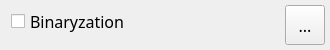
<?xml version="1.0" encoding="UTF-8"?>
<ui version="4.0">
 <class>PretreatmentModuleItem</class>
 <widget class="QWidget" name="PretreatmentModuleItem">
  <property name="geometry">
   <rect>
    <x>0</x>
    <y>0</y>
    <width>330</width>
    <height>50</height>
   </rect>
  </property>
  <property name="font">
   <font>
    <family>微软雅黑</family>
    <pointsize>12</pointsize>
   </font>
  </property>
  <property name="windowTitle">
   <string>Form</string>
  </property>
  <property name="layoutDirection">
   <enum>Qt::RightToLeft</enum>
  </property>
  <widget class="QToolButton" name="btnDetail">
   <property name="geometry">
    <rect>
     <x>285</x>
     <y>5</y>
     <width>40</width>
     <height>40</height>
    </rect>
   </property>
   <property name="minimumSize">
    <size>
     <width>40</width>
     <height>40</height>
    </size>
   </property>
   <property name="maximumSize">
    <size>
     <width>40</width>
     <height>40</height>
    </size>
   </property>
   <property name="text">
    <string>...</string>
   </property>
  </widget>
  <widget class="QCheckBox" name="checkBox">
   <property name="geometry">
    <rect>
     <x>11</x>
     <y>1</y>
     <width>271</width>
     <height>40</height>
    </rect>
   </property>
   <property name="minimumSize">
    <size>
     <width>20</width>
     <height>40</height>
    </size>
   </property>
   <property name="maximumSize">
    <size>
     <width>300</width>
     <height>40</height>
    </size>
   </property>
   <property name="layoutDirection">
    <enum>Qt::LeftToRight</enum>
   </property>
   <property name="text">
    <string>Binaryzation</string>
   </property>
  </widget>
 </widget>
 <resources/>
 <connections/>
</ui>
